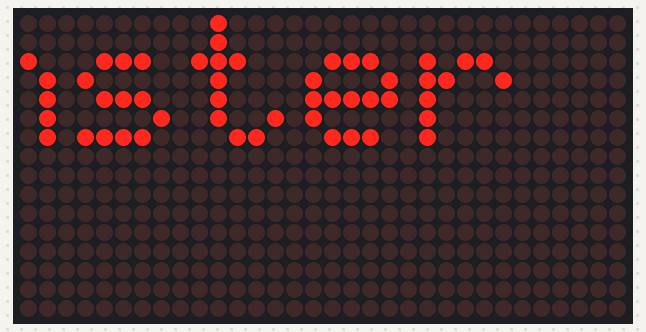
This sketch was run on a simulated Arduino Uno, built with avr-gcc and run on an emulated ATmega328P. On the bench: 32×16 LED matrix. Random numbers use the default seed unless the sketch sets one.

Above: at 4.35 s.
At 11.92 s:
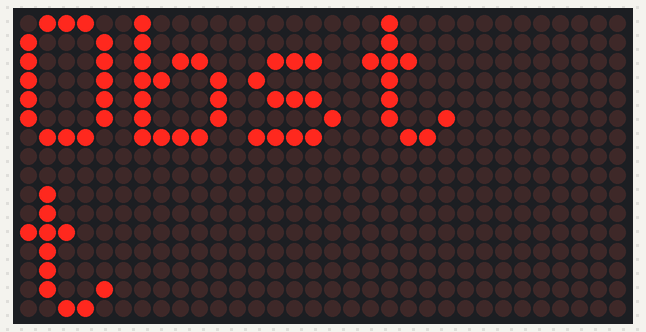
At 17.53 s:
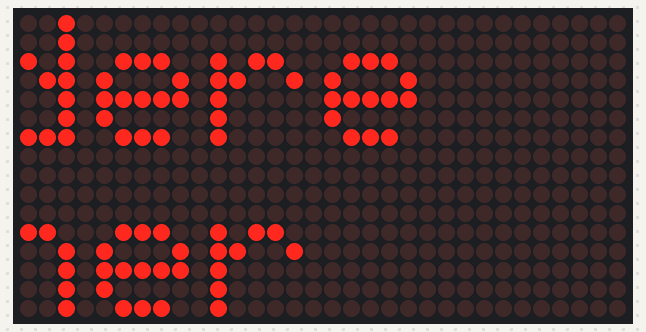
At 21.96 s:
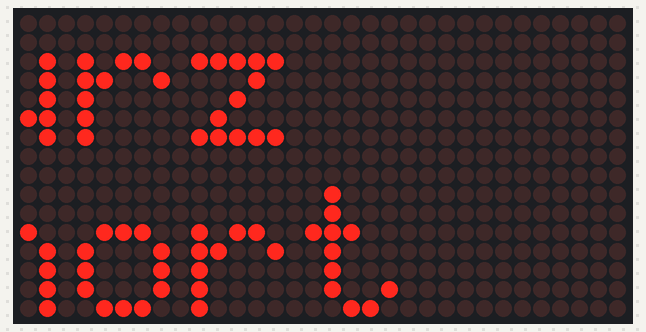
At 29.59 s:
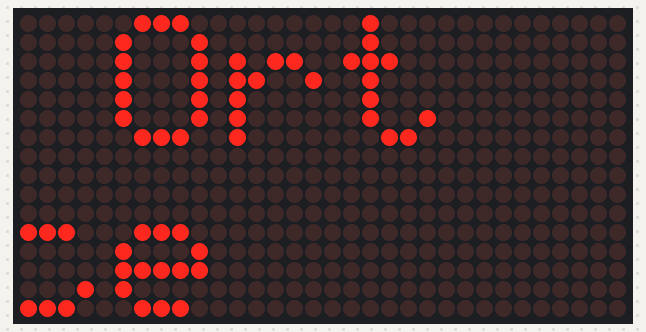
At 38.78 s:
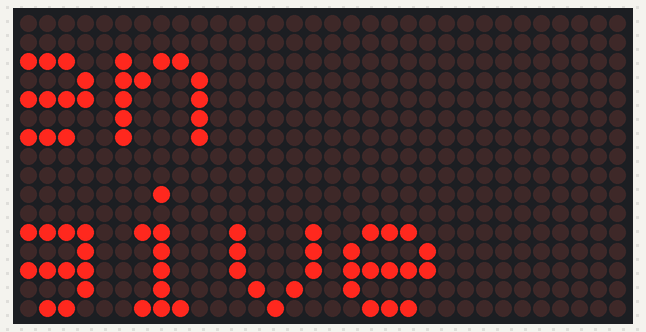

The sketch:

led_vocab.ino
```cpp
/**
 * @led_vocab.ino
 *
 * Outputs German words with English translations in a 32x16 LED Matrix
 * @version 0.1
 * @date 20-08-2024
 * @author A. Saikia
 *
 */

#include "SPI.h"
#include "DMD.h"
#include "TimerOne.h"

// you can remove the fonts if unused
//#include "Adafruit5x7.h"
#include "SystemFont5x7.h"

/* change these values if you have more than one DMD connected */
#define DISPLAYS_ACROSS 1
#define DISPLAYS_DOWN 1

#define ARRAYSIZE 40

// English translations array
const char *const eng[ARRAYSIZE] = { "airport", "why",  "noon", "difficult", "fruit", "other", "answer", "to travel", "to read", "funny",
         "assignment" , "Earth", "any", "condition", "solution","profession", "place" , "money", "beginning" , "yellow" ,
         "to get" , "to take", "train", "short", "airplane", "simple", "the same", "call" , "to be called", "tired",
         "sad", "finally" , "quietly", "to give" , "maybe", "cheap", "expensive", "window", "still", "always"};

// German words array
const char *const deu[ARRAYSIZE] = { "der Flughafen", "warum",  "Mittag", "schwierig", "das Obst", "andere", "die Antwort",  "reisen", "lesen" , "lustig",
         "die Aufgabe", "die Erde", "jeder", "der Zustand", "die L^sung", "der Beruf" , "der Ort" , "das Geld" , "der Anfang" , "gelb",
         "erhalten", "nehmen", "der Zug", "kurz" ,"das Flugzeug" , "einfach", "gleich", "der Anruf", "hei`en", "m_de",
         "traurig", "endlich", "ruhig", "geben", "vielleicht", "billig", "teuer", "das Fenster", "noch" , "immer"};
DMD dmd(DISPLAYS_ACROSS,DISPLAYS_DOWN);

void ScanDMD()
{
  dmd.scanDisplayBySPI();
}

void scrollText(String dispString, String dispString1)
{
  dmd.clearScreen( true );
  dmd.selectFont(SystemFont5x7);
  char newString[256];
  char newString1[256];
  int sLength = dispString.length();
  int sLength1 = dispString1.length();
  dispString.toCharArray( newString, sLength+1 );
  dispString1.toCharArray( newString1, sLength1+1 );

  long start=millis();
  long timer=start;
  long timer2=start;
  boolean ret=false;
  int scroll_length = 5*max(sLength, sLength1);

  int j = 0;
  while(j <= scroll_length ){
    if ( ( timer+20 ) < millis() ) {
      dmd.drawMarquee(newString,sLength, 16 - j , 0 );
      dmd.drawMarquee(newString1,sLength1,16 - j , 9 );
      j++;
      timer=millis();
      delay(70);
    }
  }
}

void setup()
{
  Serial.begin(9600);

  // Period in microseconds to call ScanDMD. Anything longer than 5000 (5ms) and you can see flicker
  Timer1.initialize( 5000 );

  // Attach the Timer1 interrupt to ScanDMD which goes to dmd.scanDisplayBySPI()
  Timer1.attachInterrupt( ScanDMD );

  // True is normal (all pixels off), false is negative (all pixels on)
  dmd.clearScreen( true );

}

void loop(){
  int REPETITIONS = 2;
  int id = random(0, ARRAYSIZE - 1);
  for (int i = 0; i < REPETITIONS; i++){
    scrollText(deu[id], eng[id]);
  }
}
```
